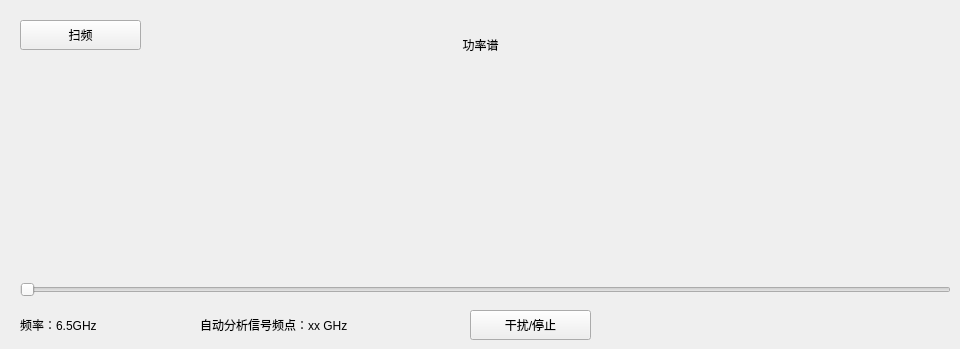
   <widget class="QWidget" name="tab_adversarial">
    <attribute name="title">
     <string>对抗</string>
    </attribute>
    <widget class="QWidget" name="verticalLayoutWidget_3">
     <property name="geometry">
      <rect>
       <x>20</x>
       <y>70</y>
       <width>931</width>
       <height>191</height>
      </rect>
     </property>
     <layout class="QVBoxLayout" name="verticalLayout_interSpec"/>
    </widget>
    <widget class="QPushButton" name="pushButton_interScan">
     <property name="geometry">
      <rect>
       <x>20</x>
       <y>20</y>
       <width>121</width>
       <height>30</height>
      </rect>
     </property>
     <property name="text">
      <string>扫频</string>
     </property>
    </widget>
    <widget class="QLabel" name="label_42">
     <property name="geometry">
      <rect>
       <x>440</x>
       <y>30</y>
       <width>81</width>
       <height>30</height>
      </rect>
     </property>
     <property name="text">
      <string>功率谱</string>
     </property>
     <property name="alignment">
      <set>Qt::AlignCenter</set>
     </property>
    </widget>
    <widget class="QLabel" name="label_interRecommandFreq">
     <property name="geometry">
      <rect>
       <x>200</x>
       <y>310</y>
       <width>241</width>
       <height>30</height>
      </rect>
     </property>
     <property name="text">
      <string>自动分析信号频点：xx GHz</string>
     </property>
     <property name="alignment">
      <set>Qt::AlignLeading|Qt::AlignLeft|Qt::AlignVCenter</set>
     </property>
    </widget>
    <widget class="QPushButton" name="pushButton_interRunStop">
     <property name="geometry">
      <rect>
       <x>470</x>
       <y>310</y>
       <width>121</width>
       <height>30</height>
      </rect>
     </property>
     <property name="text">
      <string>干扰/停止</string>
     </property>
    </widget>
    <widget class="QSlider" name="horizontalSlider_inter">
     <property name="geometry">
      <rect>
       <x>20</x>
       <y>280</y>
       <width>931</width>
       <height>20</height>
      </rect>
     </property>
     <property name="sizePolicy">
      <sizepolicy hsizetype="Expanding" vsizetype="Fixed">
       <horstretch>1</horstretch>
       <verstretch>0</verstretch>
      </sizepolicy>
     </property>
     <property name="minimum">
      <number>650</number>
     </property>
     <property name="maximum">
      <number>1750</number>
     </property>
     <property name="orientation">
      <enum>Qt::Horizontal</enum>
     </property>
    </widget>
    <widget class="QLabel" name="label_interFreq">
     <property name="geometry">
      <rect>
       <x>20</x>
       <y>310</y>
       <width>113</width>
       <height>30</height>
      </rect>
     </property>
     <property name="text">
      <string>频率：6.5GHz</string>
     </property>
    </widget>
   </widget>
